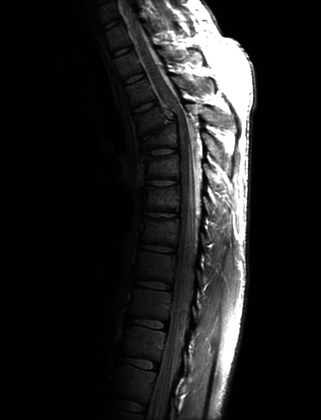
%> input picture Lab2/proj03_02/Fig0308(a)(fractured_spine).tif, 321 x 420 px, shrunk from 746 x 976 before the run
$ octave main.m   (GNU Octave 9; MATLAB toolbox functions it lacks are replaced by stand-ins)
%> lines starting %> are read from the running program, lines starting %| are printed output that depends on the picture
### Lab2/proj03_02/imageHist.m
function [hist_vector] = imageHist(input_image)
    hist_vector_temp = zeros(1,256,"uint64");
    [M,N] = size(input_image);
    for i = 1:M
        for j = 1:N
            index = uint8(input_image(i,j));
            hist_vector_temp(index+1) = hist_vector_temp(index+1) + 1;
        end
    end
    hist_vector = single(hist_vector_temp);
end

### Lab2/proj03_02/histEqualization.m
function [outImage,T] = histEqualization(input_image)
    [M,N] = size(input_image);
    S = zeros(1,256,"single");
    image = zeros(M,N,"uint8");
    [hist_temp] = imageHist(input_image);
    hist_temp = hist_temp/single(M*N);
    for i = 1:256
        if i == 1
            S(i) = hist_temp(i);
        else
            S(i) = S(i-1) + hist_temp(i);
        end
    end
    S = S * 255;
    for i = 1:M
        for j = 1:N
            index = uint8(input_image(i,j));
            image(i,j) = round(S(index+1),0);
        end
    end
    outImage = image;
    T = S;
end

### Lab2/proj03_02/main.m
clear;

close all;

input_image = imread("Fig0308(a)(fractured_spine).tif");
%> input_image is the input picture: size 420x321 uint8; min 0, max 255, mean 32.6

[hist_vector] = imageHist(input_image);
%> after the loop in imageHist, `for i = 1:M`: hist_vector_temp = 256 values, max 74861 at index 2, min 0 at index 256, mean 526.6
%> in imageHist, `hist_vector = single(hist_vector_temp);`: hist_vector has the same summary as hist_vector_temp
%> hist_vector has the same summary as hist_vector_temp in imageHist

[outImage,T] = histEqualization(input_image);
%> in histEqualization, `[hist_temp] = imageHist(input_image);`: hist_temp has the same summary as hist_vector_temp in imageHist
%> in histEqualization, `hist_temp = hist_temp/single(M*N);`: hist_temp = 256 values, max 0.555 at index 2, min 0 at index 256, mean 0.00391
%> after the loop in histEqualization, `for i = 1:256`: S = 256 values from 0.0183 to 1
%> in histEqualization, `S = S * 255;`: S = 256 values from 4.67 to 255
%> after the loop in histEqualization, `for i = 1:M`:
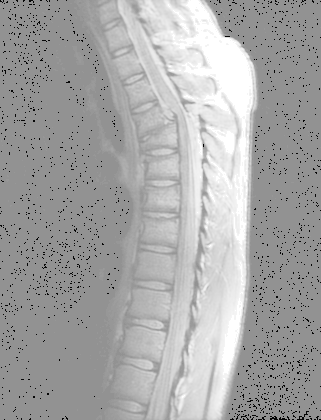
%> image: size 420x321 uint8; min 5, max 255, mean 167.1
%> T = 256 values from 4.67 to 255

[hist_vector2] = imageHist(outImage);
%> hist_vector2 = 256 values, max 74861 at index 147, min 0 at index 1, mean 526.6

graph_fig = figure(1);
plot(hist_vector, LineWidth = 1,Color="red");
title("Histogram of Original");
img = frame2im(getframe(graph_fig));
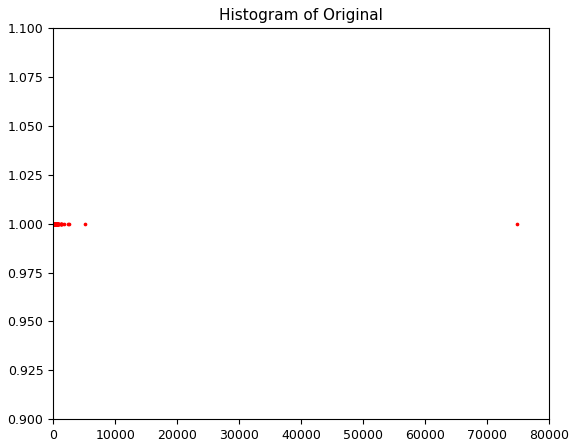
%> img: size 447x577x3 uint8; mean R, G, B 250.7, 250.6, 250.6
imwrite(img,"Histogram of Original.jpg");

graph_fig = figure(2);
stairs(T,LineWidth = 1,Color="blue");
%> (this line was passed over: stairs is not available in this run)
title("Histogram equalization transform function");
%> (the run ends here)
